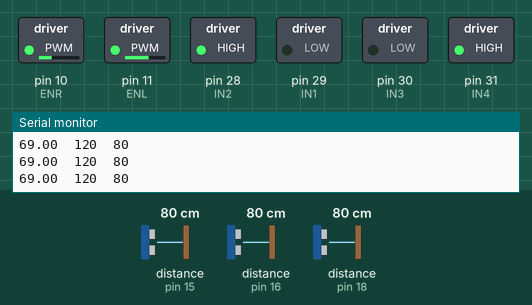
A sketch run on a simulated Arduino Mega 2560, built with avr-gcc and run on an emulated ATmega2560. Shown: switched loads named in the sketch (green lamp = pin HIGH), the last lines printed to the serial monitor. The inputs (shaded band) are chosen by the test bench; at power-on: distance to the obstacle (sensors on pin 16, pin 15, pin 18) 80 cm. The echo pulse lasts 58.3 µs per cm.

Above: at 1.2 s.
1.3 s: distance to the obstacle (sensor on pin 16) set to 4 cm
At 2.3 s:
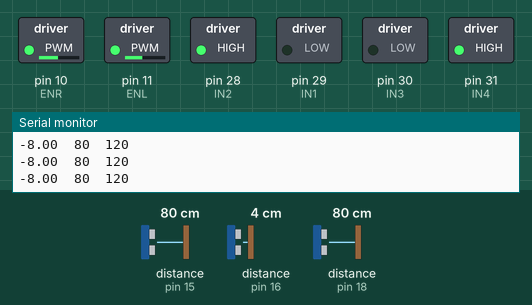
2.8 s: distance to the obstacle (sensor on pin 16) set to 35 cm
At 3.4 s:
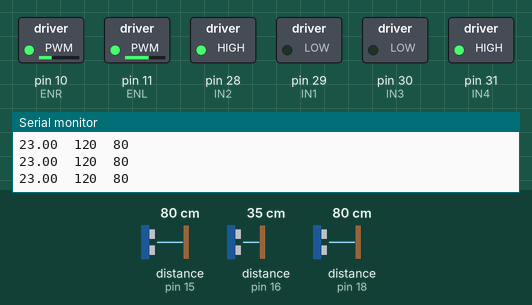
5.8 s: distance to the obstacle (sensor on pin 16) set to 2 cm
At 6.6 s:
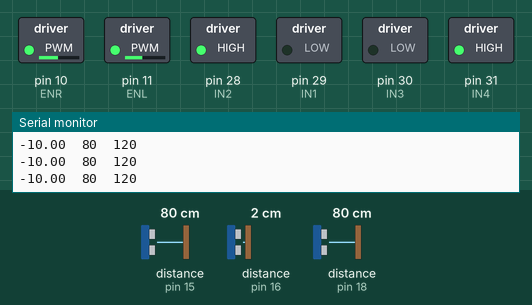
Timing chart, 0 to 8.8 s (numbered marks = the images above; inputs shaded):
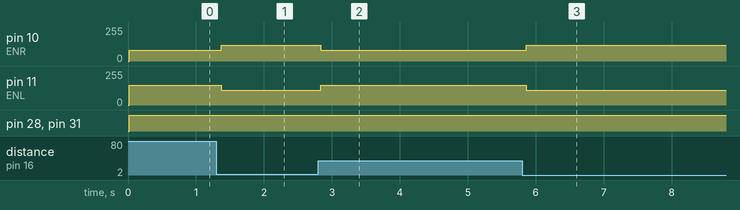

The sketch:

20240513.ino
```cpp
#include <NewPing.h>

#define motor_speed_offset 30
#define FTRIGGER_PIN 14
#define FECHO_PIN 15
#define LTRIGGER_PIN 17
#define LECHO_PIN 16
#define RTRIGGER_PIN 19
#define RECHO_PIN 18
#define MAX_DISTANCE 100
#define SONAR_NUM 3

#define IN1 29
#define IN2 28
#define ENR 10

#define IN3 30
#define IN4 31
#define ENL 11

NewPing sonar_front(FTRIGGER_PIN, FECHO_PIN, MAX_DISTANCE);
NewPing sonar_left(LTRIGGER_PIN, LECHO_PIN, MAX_DISTANCE);
NewPing sonar_right(RTRIGGER_PIN, RECHO_PIN, MAX_DISTANCE);

const int numReadings = 5;
float distance = 0.0;
float ldistance = 0.0;
float rdistance = 0.0;
int freadings[numReadings];  // 신호값을 읽는 배열을 지정. 배열의 크기는 위의 값으로 정함
int lreadings[numReadings];
int rreadings[numReadings];
int readIndex = 0;                 // 몇번째 신호인지를 표시하는 인덱스 변수
float ftotal = 0;                        // 합계 변수
float ltotal = 0;
float rtotal = 0;
float faverage = 0;                    // 평균값 변수
float laverage = 0;
float raverage = 0;
float UltrasonicSensorData[SONAR_NUM];

void read_ultrasonic_sensor(void)
{
  float distance = sonar_front.ping_cm();  // 센서입력값을 읽어온다
  float ldistance = sonar_left.ping_cm();
  float rdistance = sonar_right.ping_cm();
  ftotal -= freadings[readIndex];      // 가장 오래된 data를 합계에서 빼서 없앤다
  ltotal -= lreadings[readIndex];
  rtotal -= rreadings[readIndex];
  freadings[readIndex] = distance;
  lreadings[readIndex] = ldistance;
  rreadings[readIndex] = rdistance;// 센서입력값을 배열에 저장
  ftotal += freadings[readIndex];     // 읽은 값을 합계에 더한다
  ltotal += lreadings[readIndex];
  rtotal += rreadings[readIndex];
  readIndex++;                  // 신호값을 읽은 인덱스를 1 증가 시킨다.
  if (readIndex >= numReadings)
  {
    readIndex = 0;                              // 0으로 만들어 처음부터 다시 시작한다
  }
  faverage = ftotal / numReadings;    // 평균값을 구한다
  laverage = ltotal / numReadings;
  raverage = rtotal / numReadings;
  UltrasonicSensorData[0]=faverage;
  UltrasonicSensorData[1]=laverage;
  UltrasonicSensorData[2]=raverage;
}

void Sonar_Data_Display(int flag)
{
  char Sonar_data_display[40];
  if(flag==0) return;
  else
  {
    sprintf(Sonar_data_display,"F:");
    Serial.print(Sonar_data_display);
    Serial.print(UltrasonicSensorData[0]);
    Serial.print("B:");
    Serial.print(UltrasonicSensorData[1]);
    Serial.print("R:");
    Serial.print(UltrasonicSensorData[2]);
    Serial.print("L:");
    Serial.println(UltrasonicSensorData[3]);
  }
}

void setup()
{
    Serial.begin(9600);
    pinMode(IN1, OUTPUT);
    pinMode(IN2, OUTPUT);
    pinMode(IN3, OUTPUT);
    pinMode(IN4, OUTPUT);
    pinMode(ENL, OUTPUT);
    pinMode(ENR, OUTPUT);
    for (int thisReading = 0; thisReading < numReadings; thisReading++)
    {
      freadings[thisReading] = 0;
      lreadings[thisReading] = 0;
      rreadings[thisReading] = 0;
    }
}

void motor_l(int speed)
{
    if (speed >= 0)
    {
        digitalWrite(IN1, LOW);
        digitalWrite(IN2, HIGH);
        analogWrite(ENL, speed); // 0-255
    }
    else
    {
        digitalWrite(IN1, HIGH);
        digitalWrite(IN2, LOW);
        analogWrite(ENL, -speed);
    }
}

void motor_r(int speed)
{
    if (speed >= 0)
    {
        digitalWrite(IN3, LOW);
        digitalWrite(IN4, HIGH);
        analogWrite(ENR, speed); // 0-255
    }
    else
    {
        digitalWrite(IN3, HIGH);
        digitalWrite(IN4, LOW);
        analogWrite(ENR, -speed);
    }
}

void robot_control(int left_motor_speed, int right_motor_speed)
{
    motor_l(left_motor_speed);
    motor_r(right_motor_speed);
}

void wall_following_l(int distance,int base_speed)
{
  int i;
  float kp=3.1;//자신의 차량에 맞게 조절
  float kd=10;//kp의 2~5배
  int l_speed=0;
  int r_speed=0;
  float error=0;
  float d_error=0;
  float error_old=0;
  float speed_control;
  int speed_control_max=20;
  read_ultrasonic_sensor();
  Sonar_Data_Display(0);
  error=UltrasonicSensorData[1]-distance;
  d_error=error-error_old;
  speed_control=kp*error+kd*d_error;
  if(speed_control>=speed_control_max) speed_control=speed_control_max;
  if(speed_control<= -speed_control_max) speed_control=-speed_control_max;
  l_speed=base_speed+speed_control;
  r_speed=base_speed-speed_control;
  error_old=error;

  Serial.print(error);
  Serial.print("  ");
  Serial.print(l_speed);
  Serial.print("  ");
  Serial.println(r_speed);
  robot_control(l_speed+motor_speed_offset,r_speed);
}


void wall_following_r(int distance,int base_speed)
{
  int i;
  float kp=3.1;//자신의 차량에 맞게 조절
  float kd=10;//kp의 2~5배
  int l_speed=0;
  int r_speed=0;
  float error=0;
  float d_error=0;
  float error_old=0;
  float speed_control;
  int speed_control_max=20;
  read_ultrasonic_sensor();
  Sonar_Data_Display(0);
  error=UltrasonicSensorData[2]-distance;
  d_error=error-error_old;
  speed_control=kp*error+kd*d_error;
  if(speed_control>=speed_control_max) speed_control=speed_control_max;
  if(speed_control<= -speed_control_max) speed_control=-speed_control_max;
  l_speed=base_speed-speed_control;
  r_speed=base_speed+speed_control;
  error_old=error;

  Serial.print(error);
  Serial.print("  ");
  Serial.print(l_speed);
  Serial.print("  ");
  Serial.println(r_speed);
  robot_control(l_speed+motor_speed_offset,r_speed);
}


void loop()
{
    wall_following_l(12,100);
}
```

Measured:
- after the input at 1.3 s, pin 10 (ENR): 80/255 → 120/255 after 0.07 s; pin 11 (ENL): 150/255 → 110/255 after 0.07 s
- after the input at 2.8 s, pin 10 (ENR): 120/255 → 80/255 at once; pin 11 (ENL): 110/255 → 150/255 at once
- after the input at 5.8 s, pin 10 (ENR): 80/255 → 120/255 after 0.06 s; pin 11 (ENL): 150/255 → 110/255 after 0.06 s
